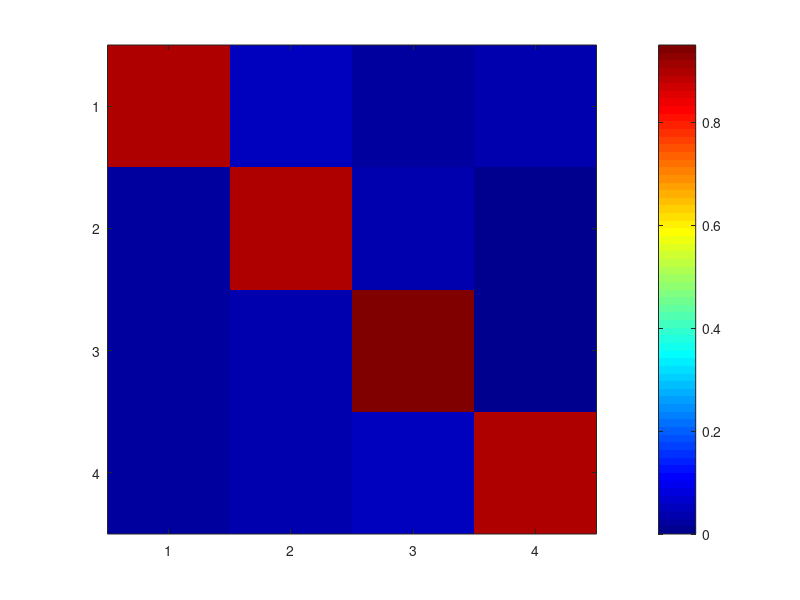

Here is the MATLAB script that generated this plot: (Note: this script raises an error after producing the figure.)
% Model parameters

% to test for a good choice of beta and gamma, N*beta/gamma should be about
% 1-5


%%%%%%%%%%%%%%%%%%%%%%%%%%%%%%%%% Define Markov Chain for Infected
%%%%%%%%%%%%%%%%%%%%%%%%%%%%%%%%% Interactions
Tr = [0.9 0.05 0.02 0.03; % Mutations probability for infected1
     0.02 0.9 0.035 0.0;% Mutations probability for infected2
     0.02 0.03 0.95 0.0;% Mutations probability for infected3
     0.02 0.03 0.05 0.9]; % Mutations probability for infected
 %Transition Matrix
figure;

imagesc(Tr);
colormap(jet);
colorbar;
axis square
h = gca;
h.XTick = 1:4;
h.YTick = 1:4;
title 'Transition Matrix Heatmap';
hold on;

delta = 0.0; % rate of immunity loss
N = 60000000; % Total population N = S + I + R


I10 = 1; % initial number of infected
I20 = 1; % initial number of infected
I30 = 1; % initial number of infected
I40 = 100; % initial number of infected


T = 180; % period of 300 days
dt = 1; % time interval for updating

% Calculate the model
[S,I1, I2, I3, I4,R] = sir_model(delta,N,I10, I20, I30, I40,T,dt);
% Plots that display the epidemic outbreak
%fprintf('Value of parameter R0 is %.2f',N*beta/gamma)
t = 0:dt:T-dt;
% Curve

figure;
plot(t,S,'b',t,I1,t,I2,t,I3,t,I4,'r',t,R,'g','LineWidth',2); hold on;
xlabel('Days'); ylabel('Number of individuals');
legend('S','I1','I2','I3','I4','R');
hold on;
% Map
function [S,I1, I2, I3, I4,R, T] = sir_model(delta,N,I10,I20,I30,I40,T,dt)
    % if delta = 0 we assume a model without immunity loss
    
    
    
    S = zeros(1,T/dt);
    S(1) = N;
    I1 = zeros(1,T/dt);
    I1(1) = I10;
    I2 = zeros(1,T/dt);
    I2(1) = I20;
    I3 = zeros(1,T/dt);
    I3(1) = I30;
    I4 = zeros(1,T/dt);
    I4(1) = I40;
    R = zeros(1,T/dt);
    %%%%%%%%%%%%%%%%%%%%%%%%%%%%%%%%% Define Markov Chain for Infected
%%%%%%%%%%%%%%%%%%%%%%%%%%%%%%%%% Interactions
Tr = [0.9 0.05 0.02 0.03; % Mutations probability for infected1
     0.02 0.9 0.035 0.0;% Mutations probability for infected2
     0.02 0.03 0.9 0.05;% Mutations probability for infected3
     0.02 0.03 0.05 0.9]; % Mutations probability for infected
 %Transition Matrix
    
    
    for t = 1:(T/dt)-1
        

        
        beta1 = 5*10^-9; 
        beta2 = 5*10^-9; 
        beta3 = 5*10^-9; %% Infection Rates (Beta(I_i))
        beta4 = 5*10^-9; 
    
        gamma1 = 0.12;
        gamma2 = 0.12; 
        gamma3 = 0.12;  %% Recovery Rate (Gamma(I_i))
        gamma4 = 0.12; 
        
        gamma = [gamma1 gamma2 gamma3 gamma4];  %vectorize recovery rates
        beta = [beta1 beta2 beta3 beta4];%vectorize infection rates
        I = [I1(t) I2(t) I3(t) I4(t)];

        if t~=0
            if mod(t,5) == 0
                
                I = ((I/sum(I))*Tr)*sum(I) %find probability distribution, multiply by transition matrix,then multiply by total infected again 
                I1(t) = I(1);
                I2(t) = I(2);
                I3(t) = I(3);
                I4(t) = I(4);
            end
        end
        % Equations of the model
        dS  = (-sum(beta * (S(t)).* I))*dt; % evolution of susceptible 
        %dS = (-beta1*I1(t)*S(t)) * dt
        dI1 = (beta1*I1(t)*S(t) - gamma1*I1(t)) * dt;
        dI2 = (beta2*I2(t)*S(t) - gamma2*I2(t)) * dt;
        dI3 = (beta3*I3(t)*S(t) - gamma3*I3(t)) * dt;
        dI4 = (beta4*I4(t)*S(t) - gamma4*I4(t)) * dt;
        dR =  sum(gamma .* I)* dt; % Recovered  * dt;
        
        S(t+1) = S(t) + dS;
        I1(t+1) = I1(t) + dI1;
        I2(t+1) = I2(t) + dI2;
        I3(t+1) = I3(t) + dI3;
        I4(t+1) = I4(t) + dI4;
        R(t+1) = R(t) + dR;
    end
end

